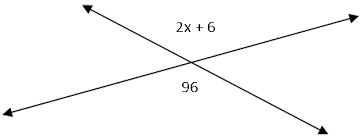
#> input picture Lines.png, 361 x 139 px
$ python HoughTransform.py
#> lines starting #> are read from the running program, lines starting #| are printed output that depends on the picture
# -*- coding: utf-8 -*-
"""
Created on Sat Mar 31 22:00:42 2018

@author: yotam
"""

#Hough tranform
import cv2
import numpy as np
from matplotlib import pyplot as plt


def show_hough_line(img, accumulator, thetas, rhos, save_path=None):
    import matplotlib.pyplot as plt

    fig, ax = plt.subplots(2, 1, figsize=(15, 15))

    ax[0].imshow(img, cmap=plt.cm.gray)
    ax[0].set_title('Input image')
    ax[0].axis('image')

    ax[1].imshow(
        accumulator, cmap='jet',
        extent=[np.rad2deg(thetas[-1]), np.rad2deg(thetas[0]), rhos[-1], rhos[0]])
    ax[1].set_aspect('equal', adjustable='box')
    ax[1].set_title('Hough transform')
    ax[1].set_xlabel('Angles (degrees)')
    ax[1].set_ylabel('Distance (pixels)')
    ax[1].axis('image')

    # plt.axis('off')
    if save_path is not None:
        plt.savefig(save_path, bbox_inches='tight')
    plt.show()


def hough_line(img, angle_step=6, lines_are_white=True, value_threshold=5):
    """
    Hough transform for lines
    Input:
    img - 2D binary image with nonzeros representing edges
    angle_step - Spacing between angles to use every n-th angle
                 between -90 and 90 degrees. Default step is 1.
    lines_are_white - boolean indicating whether lines to be detected are white
    value_threshold - Pixel values above or below the value_threshold are edges
    Returns:
    accumulator - 2D array of the hough transform accumulator
    theta - array of angles used in computation, in radians.
    rhos - array of rho values. Max size is 2 times the diagonal
           distance of the input image.
    """
    # Rho and Theta ranges
    thetas = np.deg2rad(np.arange(-90.0, 90.0, angle_step))
    width, height = img.shape
    diag_len = int(round(np.sqrt(width * width + height * height)))
    rhos = np.linspace(-diag_len, diag_len, diag_len * 2)

    # Cache some resuable values
    cos_t = np.cos(thetas)
    sin_t = np.sin(thetas)
    num_thetas = len(thetas)

    # Hough accumulator array of theta vs rho
    accumulator = np.zeros((2 * diag_len, num_thetas), dtype=np.uint8)
    # (row, col) indexes to edges
    are_edges = img > value_threshold if lines_are_white else img < value_threshold
    y_idxs, x_idxs = np.nonzero(are_edges)

    # Vote in the hough accumulator
    for i in range(len(x_idxs)):
        x = x_idxs[i]
        y = y_idxs[i]

        for t_idx in range(num_thetas):
            # Calculate rho. diag_len is added for a positive index
            rho = diag_len + int(round(x * cos_t[t_idx] + y * sin_t[t_idx]))
            accumulator[rho, t_idx] += 1

    return accumulator, thetas, rhos


img = cv2.imread('Lines.png',0)
#> img is the input picture: shape (139, 361); min 0, max 255, mean 249.7
edges = cv2.Canny(img,170,240)
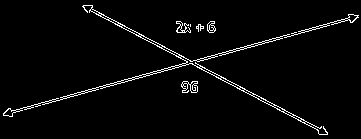
#> edges: shape (139, 361); 3.1% white in thin lines or dots

plt.subplot(121),plt.imshow(img,cmap = 'gray')
plt.title('Original Image'), plt.xticks([]), plt.yticks([])
plt.subplot(122),plt.imshow(edges,cmap = 'gray')
plt.title('Edge Image'), plt.xticks([]), plt.yticks([])
plt.show()
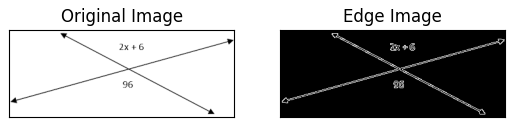
#> figure drawn by matplotlib, 2 panels

accumulator, thetas, rhos = hough_line(edges, angle_step=1, lines_are_white=True, value_threshold=5)
#> in hough_line, `are_edges = img > value_threshold if lines_are_white else img < value_..`: are_edges: shape (139, 361) bool; 3.1% white in thin lines or dots
#> in hough_line, `y_idxs, x_idxs = np.nonzero(are_edges)`: y_idxs = 1540 values from 5 to 134; x_idxs = 1540 values, max 358 at index 70, min 3 at index 1425, mean 191.4
#> the loop in hough_line, `for i in range(len(x_idxs)):` made 1540 passes
#> (x, y) on passes 1 to 3: (83, 5), (84, 5), (85, 5)
#> after the loop in hough_line, `for i in range(len(x_idxs)):`:
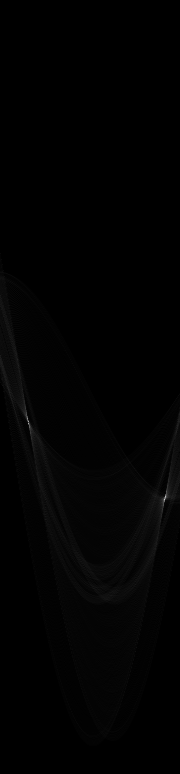
#> accumulator: shape (774, 180); min 0, max 204, mean 2
#> thetas = 180 values from -1.57 to 1.55; rhos = 774 values from -387 to 387
plt.figure(2)
plt.imshow(accumulator)
show_hough_line(edges, accumulator, thetas, rhos, save_path='hougth.png')
#> in show_hough_line, `plt.savefig(save_path, bbox_inches='tight')`:
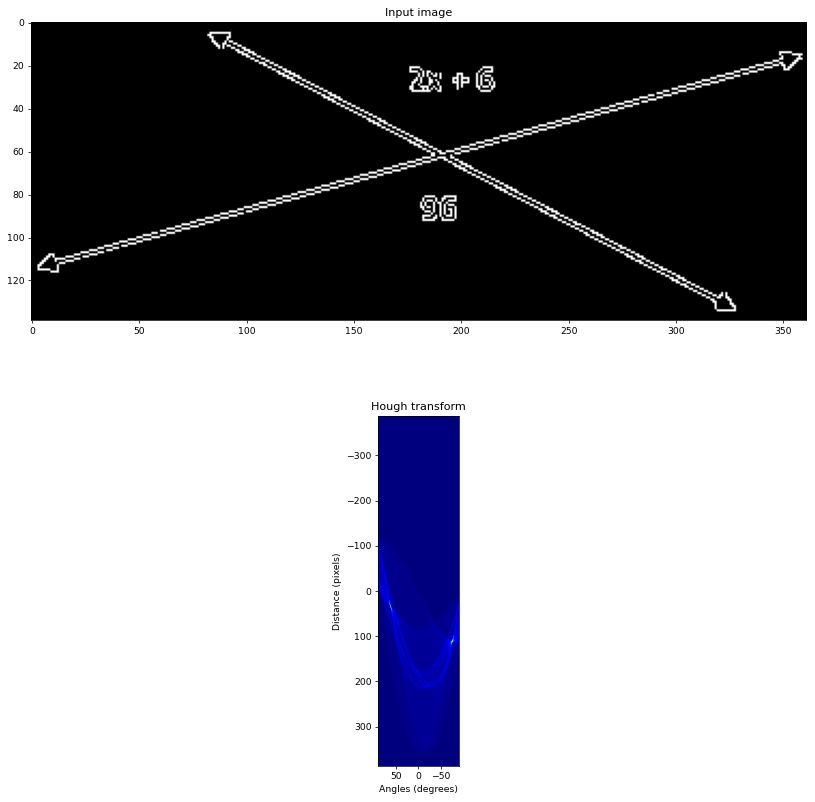
#> figure drawn by matplotlib, 2 panels
